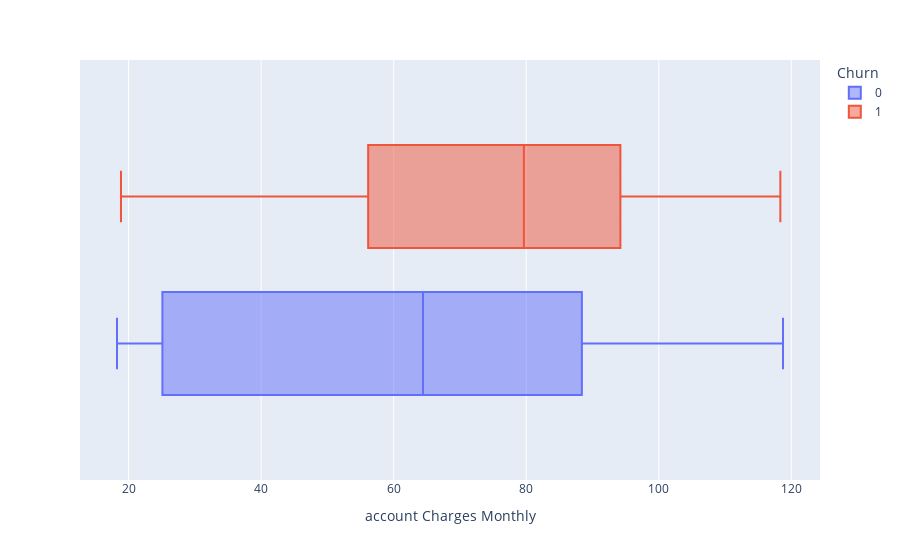

This figure's notebook cell:
### Code cell
px.box(dados, x = 'account Charges Monthly', color = 'Churn')

### Figure 1 — Plotly figure (JSON) as saved in the notebook; plotly's stock layout.template omitted (floating-point values rounded to 4 significant figures; data arrays with more than 128 entries replaced by an {"elided": "..."} marker saying what was removed)
{"data": [{"alignmentgroup": "True", "hovertemplate": "Churn=0<br>account Charges Monthly=%{x}<extra></extra>", "legendgroup": "0", "marker": {"color": "#636efa"}, "name": "0", "notched": false, "offsetgroup": "0", "orientation": "h", "showlegend": true, "type": "box", "x": {"elided": "5174 float values"}, "x0": " ", "xaxis": "x", "y0": " ", "yaxis": "y"}, {"alignmentgroup": "True", "hovertemplate": "Churn=1<br>account Charges Monthly=%{x}<extra></extra>", "legendgroup": "1", "marker": {"color": "#EF553B"}, "name": "1", "notched": false, "offsetgroup": "1", "orientation": "h", "showlegend": true, "type": "box", "x": {"elided": "1869 float values"}, "x0": " ", "xaxis": "x", "y0": " ", "yaxis": "y"}], "layout": {"boxmode": "group", "legend": {"title": {"text": "Churn"}, "tracegroupgap": 0}, "margin": {"t": 60}, "xaxis": {"anchor": "y", "domain": [0, 1], "title": {"text": "account Charges Monthly"}}, "yaxis": {"anchor": "x", "domain": [0, 1]}}}
